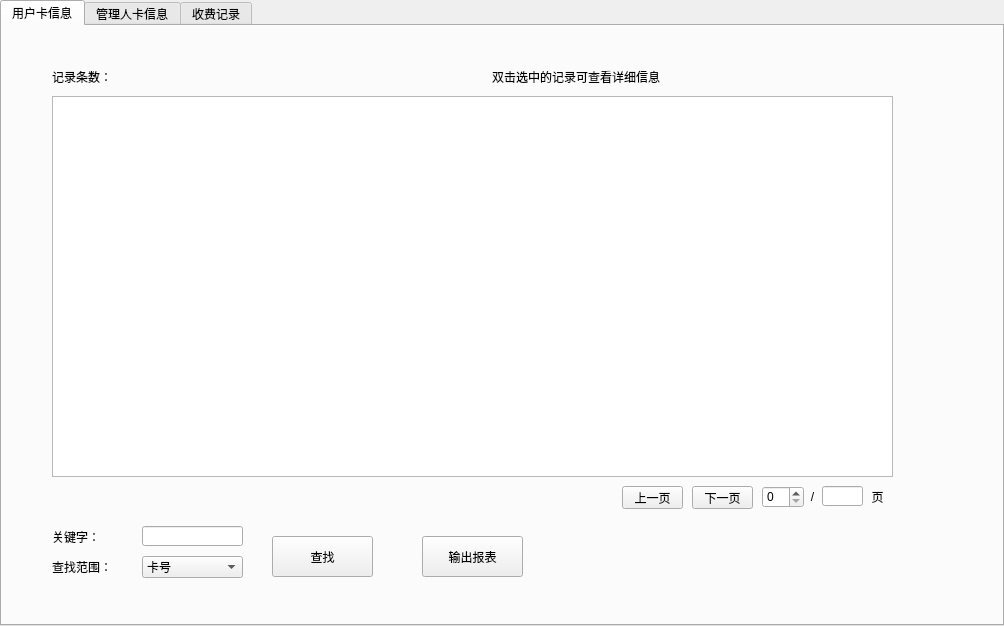
<?xml version="1.0" encoding="UTF-8"?>
<ui version="4.0">
 <class>TabWidget_StatisticalAnalysis</class>
 <widget class="QTabWidget" name="TabWidget_StatisticalAnalysis">
  <property name="geometry">
   <rect>
    <x>0</x>
    <y>0</y>
    <width>1004</width>
    <height>626</height>
   </rect>
  </property>
  <property name="windowTitle">
   <string>TabWidget</string>
  </property>
  <property name="currentIndex">
   <number>0</number>
  </property>
  <widget class="QWidget" name="tab0">
   <attribute name="title">
    <string>用户卡信息</string>
   </attribute>
   <widget class="QLabel" name="label_16">
    <property name="geometry">
     <rect>
      <x>50</x>
      <y>40</y>
      <width>71</width>
      <height>21</height>
     </rect>
    </property>
    <property name="styleSheet">
     <string notr="true"/>
    </property>
    <property name="text">
     <string>记录条数：</string>
    </property>
    <property name="alignment">
     <set>Qt::AlignLeading|Qt::AlignLeft|Qt::AlignVCenter</set>
    </property>
   </widget>
   <widget class="QLabel" name="label_17">
    <property name="geometry">
     <rect>
      <x>490</x>
      <y>40</y>
      <width>271</width>
      <height>21</height>
     </rect>
    </property>
    <property name="styleSheet">
     <string notr="true"/>
    </property>
    <property name="text">
     <string>双击选中的记录可查看详细信息</string>
    </property>
    <property name="alignment">
     <set>Qt::AlignLeading|Qt::AlignLeft|Qt::AlignVCenter</set>
    </property>
   </widget>
   <widget class="QTableWidget" name="tableWidget">
    <property name="geometry">
     <rect>
      <x>50</x>
      <y>70</y>
      <width>841</width>
      <height>381</height>
     </rect>
    </property>
    <property name="frameShape">
     <enum>QFrame::StyledPanel</enum>
    </property>
   </widget>
   <widget class="QPushButton" name="pushButton">
    <property name="geometry">
     <rect>
      <x>620</x>
      <y>460</y>
      <width>61</width>
      <height>23</height>
     </rect>
    </property>
    <property name="text">
     <string>上一页</string>
    </property>
   </widget>
   <widget class="QPushButton" name="pushButton_2">
    <property name="geometry">
     <rect>
      <x>690</x>
      <y>460</y>
      <width>61</width>
      <height>23</height>
     </rect>
    </property>
    <property name="text">
     <string>下一页</string>
    </property>
   </widget>
   <widget class="QSpinBox" name="spinBox">
    <property name="geometry">
     <rect>
      <x>760</x>
      <y>460</y>
      <width>42</width>
      <height>22</height>
     </rect>
    </property>
   </widget>
   <widget class="QLabel" name="label_29">
    <property name="geometry">
     <rect>
      <x>800</x>
      <y>460</y>
      <width>21</width>
      <height>21</height>
     </rect>
    </property>
    <property name="styleSheet">
     <string notr="true"/>
    </property>
    <property name="text">
     <string>/</string>
    </property>
    <property name="alignment">
     <set>Qt::AlignCenter</set>
    </property>
   </widget>
   <widget class="QLabel" name="label_30">
    <property name="geometry">
     <rect>
      <x>860</x>
      <y>460</y>
      <width>31</width>
      <height>21</height>
     </rect>
    </property>
    <property name="styleSheet">
     <string notr="true"/>
    </property>
    <property name="text">
     <string>页</string>
    </property>
    <property name="alignment">
     <set>Qt::AlignCenter</set>
    </property>
   </widget>
   <widget class="QLineEdit" name="lineEdit">
    <property name="geometry">
     <rect>
      <x>820</x>
      <y>460</y>
      <width>41</width>
      <height>20</height>
     </rect>
    </property>
   </widget>
   <widget class="QLabel" name="label_18">
    <property name="geometry">
     <rect>
      <x>50</x>
      <y>500</y>
      <width>61</width>
      <height>21</height>
     </rect>
    </property>
    <property name="styleSheet">
     <string notr="true"/>
    </property>
    <property name="text">
     <string>关键字：</string>
    </property>
    <property name="alignment">
     <set>Qt::AlignLeading|Qt::AlignLeft|Qt::AlignVCenter</set>
    </property>
   </widget>
   <widget class="QLineEdit" name="lineEdit_2">
    <property name="geometry">
     <rect>
      <x>140</x>
      <y>500</y>
      <width>101</width>
      <height>20</height>
     </rect>
    </property>
   </widget>
   <widget class="QLabel" name="label_19">
    <property name="geometry">
     <rect>
      <x>50</x>
      <y>530</y>
      <width>81</width>
      <height>21</height>
     </rect>
    </property>
    <property name="styleSheet">
     <string notr="true"/>
    </property>
    <property name="text">
     <string>查找范围：</string>
    </property>
    <property name="alignment">
     <set>Qt::AlignLeading|Qt::AlignLeft|Qt::AlignVCenter</set>
    </property>
   </widget>
   <widget class="QComboBox" name="comboBox">
    <property name="geometry">
     <rect>
      <x>140</x>
      <y>530</y>
      <width>101</width>
      <height>22</height>
     </rect>
    </property>
    <item>
     <property name="text">
      <string>卡号</string>
     </property>
    </item>
    <item>
     <property name="text">
      <string>业主姓名</string>
     </property>
    </item>
    <item>
     <property name="text">
      <string>房间编号</string>
     </property>
    </item>
    <item>
     <property name="text">
      <string>业主门牌</string>
     </property>
    </item>
    <item>
     <property name="text">
      <string>可用电梯名称</string>
     </property>
    </item>
    <item>
     <property name="text">
      <string>制卡人</string>
     </property>
    </item>
   </widget>
   <widget class="QPushButton" name="pushButton_10">
    <property name="geometry">
     <rect>
      <x>270</x>
      <y>510</y>
      <width>101</width>
      <height>41</height>
     </rect>
    </property>
    <property name="text">
     <string>查找</string>
    </property>
   </widget>
   <widget class="QPushButton" name="pushButton_11">
    <property name="geometry">
     <rect>
      <x>420</x>
      <y>510</y>
      <width>101</width>
      <height>41</height>
     </rect>
    </property>
    <property name="text">
     <string>输出报表</string>
    </property>
   </widget>
  </widget>
  <widget class="QWidget" name="tab1">
   <attribute name="title">
    <string>管理人卡信息</string>
   </attribute>
   <widget class="QTableWidget" name="tableWidget_2">
    <property name="geometry">
     <rect>
      <x>50</x>
      <y>70</y>
      <width>841</width>
      <height>381</height>
     </rect>
    </property>
    <property name="frameShape">
     <enum>QFrame::StyledPanel</enum>
    </property>
   </widget>
   <widget class="QPushButton" name="pushButton_3">
    <property name="geometry">
     <rect>
      <x>620</x>
      <y>460</y>
      <width>61</width>
      <height>23</height>
     </rect>
    </property>
    <property name="text">
     <string>上一页</string>
    </property>
   </widget>
   <widget class="QPushButton" name="pushButton_4">
    <property name="geometry">
     <rect>
      <x>690</x>
      <y>460</y>
      <width>61</width>
      <height>23</height>
     </rect>
    </property>
    <property name="text">
     <string>下一页</string>
    </property>
   </widget>
   <widget class="QLabel" name="label_31">
    <property name="geometry">
     <rect>
      <x>860</x>
      <y>460</y>
      <width>31</width>
      <height>21</height>
     </rect>
    </property>
    <property name="styleSheet">
     <string notr="true"/>
    </property>
    <property name="text">
     <string>页</string>
    </property>
    <property name="alignment">
     <set>Qt::AlignCenter</set>
    </property>
   </widget>
   <widget class="QLabel" name="label_20">
    <property name="geometry">
     <rect>
      <x>50</x>
      <y>40</y>
      <width>71</width>
      <height>21</height>
     </rect>
    </property>
    <property name="styleSheet">
     <string notr="true"/>
    </property>
    <property name="text">
     <string>记录条数：</string>
    </property>
    <property name="alignment">
     <set>Qt::AlignLeading|Qt::AlignLeft|Qt::AlignVCenter</set>
    </property>
   </widget>
   <widget class="QLabel" name="label_21">
    <property name="geometry">
     <rect>
      <x>490</x>
      <y>40</y>
      <width>271</width>
      <height>21</height>
     </rect>
    </property>
    <property name="styleSheet">
     <string notr="true"/>
    </property>
    <property name="text">
     <string>双击选中的记录可查看详细信息</string>
    </property>
    <property name="alignment">
     <set>Qt::AlignLeading|Qt::AlignLeft|Qt::AlignVCenter</set>
    </property>
   </widget>
   <widget class="QLabel" name="label_22">
    <property name="geometry">
     <rect>
      <x>50</x>
      <y>500</y>
      <width>61</width>
      <height>21</height>
     </rect>
    </property>
    <property name="styleSheet">
     <string notr="true"/>
    </property>
    <property name="text">
     <string>关键字：</string>
    </property>
    <property name="alignment">
     <set>Qt::AlignLeading|Qt::AlignLeft|Qt::AlignVCenter</set>
    </property>
   </widget>
   <widget class="QLineEdit" name="lineEdit_3">
    <property name="geometry">
     <rect>
      <x>140</x>
      <y>500</y>
      <width>101</width>
      <height>20</height>
     </rect>
    </property>
   </widget>
   <widget class="QPushButton" name="pushButton_12">
    <property name="geometry">
     <rect>
      <x>420</x>
      <y>510</y>
      <width>101</width>
      <height>41</height>
     </rect>
    </property>
    <property name="text">
     <string>输出报表</string>
    </property>
   </widget>
   <widget class="QPushButton" name="pushButton_13">
    <property name="geometry">
     <rect>
      <x>270</x>
      <y>510</y>
      <width>101</width>
      <height>41</height>
     </rect>
    </property>
    <property name="text">
     <string>查找</string>
    </property>
   </widget>
   <widget class="QSpinBox" name="spinBox_2">
    <property name="geometry">
     <rect>
      <x>760</x>
      <y>460</y>
      <width>42</width>
      <height>22</height>
     </rect>
    </property>
   </widget>
   <widget class="QLabel" name="label_32">
    <property name="geometry">
     <rect>
      <x>800</x>
      <y>460</y>
      <width>21</width>
      <height>21</height>
     </rect>
    </property>
    <property name="styleSheet">
     <string notr="true"/>
    </property>
    <property name="text">
     <string>/</string>
    </property>
    <property name="alignment">
     <set>Qt::AlignCenter</set>
    </property>
   </widget>
   <widget class="QLineEdit" name="lineEdit_4">
    <property name="geometry">
     <rect>
      <x>820</x>
      <y>460</y>
      <width>41</width>
      <height>20</height>
     </rect>
    </property>
   </widget>
   <widget class="QLabel" name="label_23">
    <property name="geometry">
     <rect>
      <x>50</x>
      <y>530</y>
      <width>81</width>
      <height>21</height>
     </rect>
    </property>
    <property name="styleSheet">
     <string notr="true"/>
    </property>
    <property name="text">
     <string>查找范围：</string>
    </property>
    <property name="alignment">
     <set>Qt::AlignLeading|Qt::AlignLeft|Qt::AlignVCenter</set>
    </property>
   </widget>
   <widget class="QComboBox" name="comboBox_2">
    <property name="geometry">
     <rect>
      <x>140</x>
      <y>530</y>
      <width>101</width>
      <height>22</height>
     </rect>
    </property>
    <item>
     <property name="text">
      <string>卡号</string>
     </property>
    </item>
    <item>
     <property name="text">
      <string>业主姓名</string>
     </property>
    </item>
    <item>
     <property name="text">
      <string>房间编号</string>
     </property>
    </item>
    <item>
     <property name="text">
      <string>业主门牌</string>
     </property>
    </item>
    <item>
     <property name="text">
      <string>可用电梯名称</string>
     </property>
    </item>
    <item>
     <property name="text">
      <string>制卡人</string>
     </property>
    </item>
   </widget>
  </widget>
  <widget class="QWidget" name="tab2">
   <attribute name="title">
    <string>收费记录</string>
   </attribute>
   <widget class="QTableWidget" name="tableWidget_3">
    <property name="geometry">
     <rect>
      <x>50</x>
      <y>70</y>
      <width>841</width>
      <height>381</height>
     </rect>
    </property>
    <property name="frameShape">
     <enum>QFrame::StyledPanel</enum>
    </property>
   </widget>
   <widget class="QPushButton" name="pushButton_5">
    <property name="geometry">
     <rect>
      <x>620</x>
      <y>460</y>
      <width>61</width>
      <height>23</height>
     </rect>
    </property>
    <property name="text">
     <string>上一页</string>
    </property>
   </widget>
   <widget class="QPushButton" name="pushButton_6">
    <property name="geometry">
     <rect>
      <x>690</x>
      <y>460</y>
      <width>61</width>
      <height>23</height>
     </rect>
    </property>
    <property name="text">
     <string>下一页</string>
    </property>
   </widget>
   <widget class="QLabel" name="label_33">
    <property name="geometry">
     <rect>
      <x>860</x>
      <y>460</y>
      <width>31</width>
      <height>21</height>
     </rect>
    </property>
    <property name="styleSheet">
     <string notr="true"/>
    </property>
    <property name="text">
     <string>页</string>
    </property>
    <property name="alignment">
     <set>Qt::AlignCenter</set>
    </property>
   </widget>
   <widget class="QLabel" name="label_24">
    <property name="geometry">
     <rect>
      <x>50</x>
      <y>40</y>
      <width>71</width>
      <height>21</height>
     </rect>
    </property>
    <property name="styleSheet">
     <string notr="true"/>
    </property>
    <property name="text">
     <string>记录条数：</string>
    </property>
    <property name="alignment">
     <set>Qt::AlignLeading|Qt::AlignLeft|Qt::AlignVCenter</set>
    </property>
   </widget>
   <widget class="QLineEdit" name="lineEdit_5">
    <property name="geometry">
     <rect>
      <x>160</x>
      <y>500</y>
      <width>101</width>
      <height>20</height>
     </rect>
    </property>
   </widget>
   <widget class="QPushButton" name="pushButton_14">
    <property name="geometry">
     <rect>
      <x>480</x>
      <y>520</y>
      <width>101</width>
      <height>41</height>
     </rect>
    </property>
    <property name="text">
     <string>输出报表</string>
    </property>
   </widget>
   <widget class="QPushButton" name="pushButton_15">
    <property name="geometry">
     <rect>
      <x>300</x>
      <y>500</y>
      <width>101</width>
      <height>41</height>
     </rect>
    </property>
    <property name="text">
     <string>查找</string>
    </property>
   </widget>
   <widget class="QSpinBox" name="spinBox_3">
    <property name="geometry">
     <rect>
      <x>760</x>
      <y>460</y>
      <width>42</width>
      <height>22</height>
     </rect>
    </property>
   </widget>
   <widget class="QLabel" name="label_34">
    <property name="geometry">
     <rect>
      <x>800</x>
      <y>460</y>
      <width>21</width>
      <height>21</height>
     </rect>
    </property>
    <property name="styleSheet">
     <string notr="true"/>
    </property>
    <property name="text">
     <string>/</string>
    </property>
    <property name="alignment">
     <set>Qt::AlignCenter</set>
    </property>
   </widget>
   <widget class="QLineEdit" name="lineEdit_6">
    <property name="geometry">
     <rect>
      <x>820</x>
      <y>460</y>
      <width>41</width>
      <height>20</height>
     </rect>
    </property>
   </widget>
   <widget class="QComboBox" name="comboBox_3">
    <property name="geometry">
     <rect>
      <x>160</x>
      <y>530</y>
      <width>101</width>
      <height>22</height>
     </rect>
    </property>
    <item>
     <property name="text">
      <string>系统管理员</string>
     </property>
    </item>
   </widget>
   <widget class="QRadioButton" name="radioButton">
    <property name="geometry">
     <rect>
      <x>50</x>
      <y>500</y>
      <width>101</width>
      <height>21</height>
     </rect>
    </property>
    <property name="text">
     <string>按业主卡号</string>
    </property>
   </widget>
   <widget class="QRadioButton" name="radioButton_2">
    <property name="geometry">
     <rect>
      <x>50</x>
      <y>530</y>
      <width>101</width>
      <height>21</height>
     </rect>
    </property>
    <property name="text">
     <string>按收费人</string>
    </property>
   </widget>
   <widget class="QLabel" name="label_25">
    <property name="geometry">
     <rect>
      <x>50</x>
      <y>560</y>
      <width>91</width>
      <height>21</height>
     </rect>
    </property>
    <property name="styleSheet">
     <string notr="true"/>
    </property>
    <property name="text">
     <string>日期选择：</string>
    </property>
    <property name="alignment">
     <set>Qt::AlignLeading|Qt::AlignLeft|Qt::AlignVCenter</set>
    </property>
   </widget>
   <widget class="QLabel" name="label_35">
    <property name="geometry">
     <rect>
      <x>270</x>
      <y>560</y>
      <width>31</width>
      <height>21</height>
     </rect>
    </property>
    <property name="styleSheet">
     <string notr="true"/>
    </property>
    <property name="text">
     <string>至</string>
    </property>
    <property name="alignment">
     <set>Qt::AlignCenter</set>
    </property>
   </widget>
   <widget class="QDateEdit" name="dateEdit">
    <property name="geometry">
     <rect>
      <x>160</x>
      <y>560</y>
      <width>110</width>
      <height>21</height>
     </rect>
    </property>
   </widget>
   <widget class="QDateEdit" name="dateEdit_2">
    <property name="geometry">
     <rect>
      <x>300</x>
      <y>560</y>
      <width>110</width>
      <height>21</height>
     </rect>
    </property>
   </widget>
   <widget class="QPushButton" name="pushButton_16">
    <property name="geometry">
     <rect>
      <x>600</x>
      <y>520</y>
      <width>101</width>
      <height>41</height>
     </rect>
    </property>
    <property name="text">
     <string>删除</string>
    </property>
   </widget>
  </widget>
 </widget>
 <resources/>
 <connections/>
</ui>
